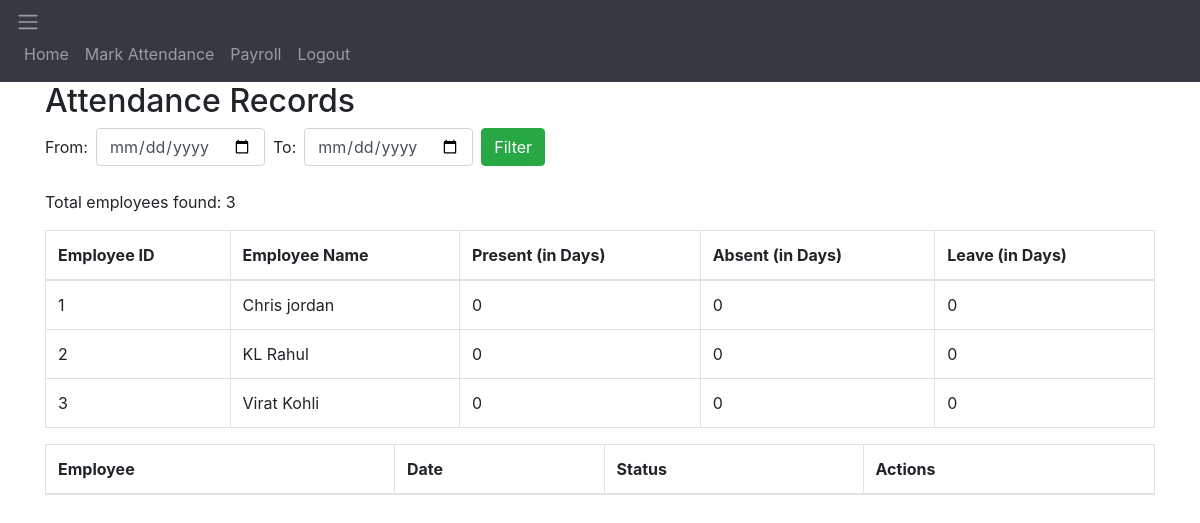
/view_attendance (signed in), run on the app's committed database.
### website/models2.py (models this page shows)
class Employee(db2.Model):
    emp_id = db2.Column(db2.Integer, primary_key=True, autoincrement=True)
    emp_name = db2.Column(db2.String(150))
    position = db2.Column(db2.String(100))
    phonenumber = db2.Column(db2.String(15))
    payment_details = db2.Column(db2.String(150))
    join_date = db2.Column(db2.Date, default=datetime.utcnow)
    base_salary = db2.Column(db2.Float)  # Monthly base salary
    b_id = db2.Column(db2.Integer, db2.ForeignKey('business.b_id'))
    business = db2.relationship("Business", back_populates="employees")
    emp_attendance = db2.relationship('EmployeeAttendance', back_populates="employee", cascade="all, delete-orphan")
    salary_info = db2.relationship('Salary', back_populates="employee", cascade="all, delete-orphan")

### website/views.py (the view, shortened to what this page needs)
@views.route('/view_attendance')
@login_required
def view_attendance():
    today = date.today()
    start_date_str = request.args.get('start_date')
    end_date_str = request.args.get('end_date')
    if start_date_str and end_date_str:
        start_date = datetime.strptime(start_date_str, '%Y-%m-%d').date()
        end_date = datetime.strptime(end_date_str, '%Y-%m-%d').date()
    else:
        start_date = date(today.year, today.month, 1)
        end_date = today
    employees = Employee.query.filter_by(b_id=current_user.b_id).all()
    holidays = Holiday.query.filter(
        Holiday.b_id == current_user.b_id,
        Holiday.date >= start_date,
        Holiday.date <= end_date
    ).all()
    holiday_dates = {h.date for h in holidays}
    attendance_data = []
    total_present = total_absent = total_leave = 0
    for emp in employees:
        emp_attendance = EmployeeAttendance.query.filter(
            EmployeeAttendance.emp_id == emp.emp_id,
            EmployeeAttendance.date >= start_date,
            EmployeeAttendance.date <= end_date
        ).all()
        unique_attendance = {}
        for record in emp_attendance:
            unique_attendance[record.date] = record
        emp_present = emp_absent = emp_leave = 0
        total_present += emp_present
        total_absent += emp_absent
        total_leave += emp_leave
        attendance_data.append({
            'employee': emp,
            'attendance': list(unique_attendance.values()),
            'present': emp_present,
            'absent': emp_absent,
            'leave': emp_leave
        })
    holiday = len(holiday_dates)
    return render_template(
        'view_attendance.html',
        user=current_user,
        attendance_data=attendance_data,
        present=total_present,
        absent=total_absent,
        leave=total_leave,
        holiday=holiday
    )

### website/__init__.py (called while the page is built)
def create_app():
    app = Flask(__name__)
    app.config['SECRET_KEY']='secret_key_2001'
    app.config['SQLALCHEMY_DATABASE_URI']=f'sqlite:///{DB_NAME2}'
    db2.init_app(app)
    from .views import views
    from .auth import auth
    app.register_blueprint(views,url_prefix='/')
    app.register_blueprint(auth,url_prefix ='/')
    from website.models2 import Business
    create_database(app)
    login_manager = LoginManager()
    login_manager.login_view= 'auth.login'
    login_manager.init_app(app)
    @login_manager.user_loader
    def load_user(id):
        return Business.query.get(int(id))
    return app

### website/templates/view_attendance.html (shortened to what this page needs)
{% extends "base.html" %}
{% block content %}
<h2>Attendance Records</h2>
<form method="GET" action="{{ url_for('views.view_attendance') }}" class="form-inline mb-4">
    <label for="start_date">From:</label>
    <input type="date" id="start_date" name="start_date" class="form-control mx-2"
           value="{{ request.args.get('start_date', '') }}"/>
    <label for="end_date">To:</label>
    <input type="date" id="end_date" name="end_date" class="form-control mx-2"
           value="{{ request.args.get('end_date', '') }}"/>
    <button type="submit" class="btn btn-success">Filter</button>
</form>
<p>Total employees found: {{ attendance_data | length }}</p>
<table class="table table-bordered">
    <thead>
        <tr>
            <th>Employee ID</th>
            <th>Employee Name</th>
            <th>Present (in Days)</th>
            <th>Absent (in Days)</th>
            <th>Leave (in Days)</th>
        </tr>
    </thead>
    <tbody>
        {% for data in attendance_data %}
        <tr>
            <td>{{ data.employee.emp_id }}</td>
            <td>{{ data.employee.emp_name }}</td>
            <td>{{ data.present }}</td>
            <td>{{ data.absent }}</td>
            <td>{{ data.leave }}</td>
        </tr>
        {% endfor %}
    </tbody>
</table>
<table class="table table-bordered">
    <thead>
        <tr>
            <th>Employee</th>
            <th>Date</th>
            <th>Status</th>
            <th>Actions</th>
        </tr>
    </thead>
</table>
{% endblock %}

### website/static/css/styles.css (style rules this page uses)
body { background-color: #f8f9fa; }
.table th { border-top: none; }

### data on the page
Employee: employee.emp_id "1", employee.emp_name "Chris jordan"
Employee: employee.emp_id "2", employee.emp_name "KL Rahul"
Employee: employee.emp_id "3", employee.emp_name "Virat Kohli"

### other printed values
{{ attendance_data | length }} "3"
{{ data.present }} "0" "0" "0"
{{ data.absent }} "0" "0" "0"
{{ data.leave }} "0" "0" "0"
